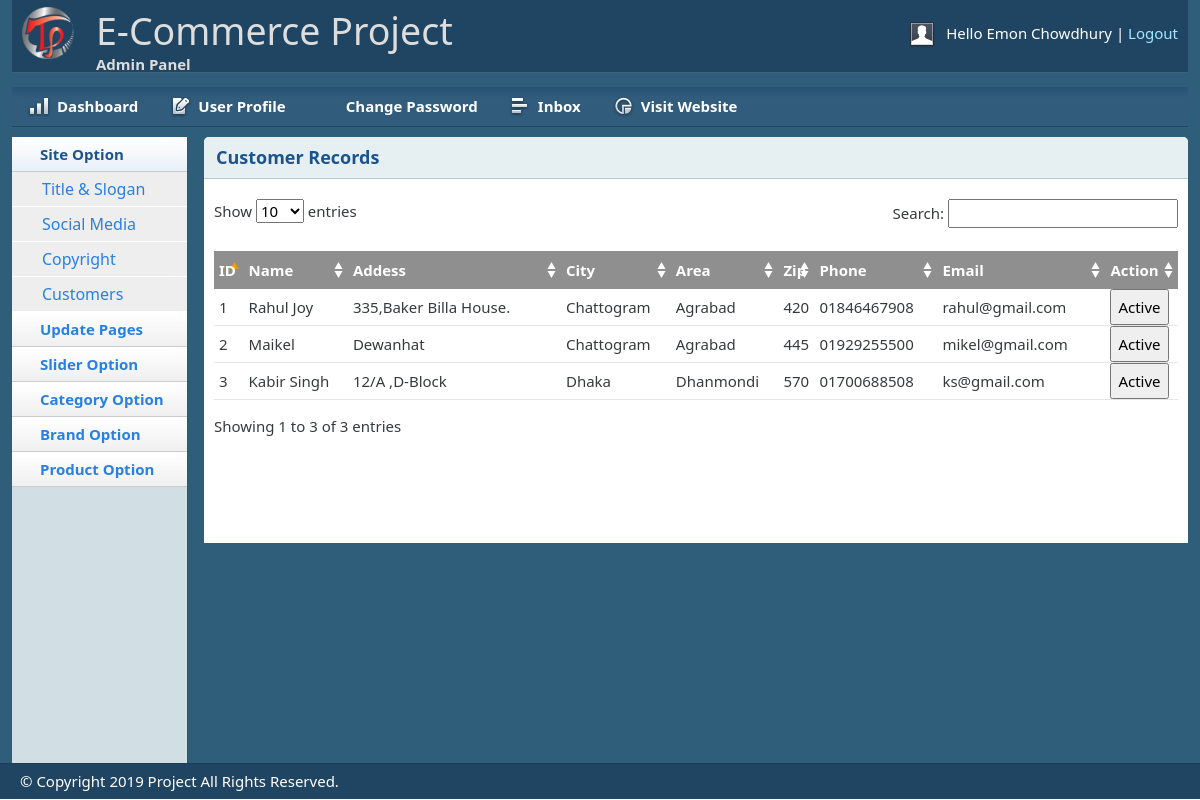
The page /shop/admin/cust_info.php (signed in) on the database its author committed.
### tables this page shows
CREATE TABLE `tbl_customer` (
  `c_id` int(11) NOT NULL,
  `c_name` varchar(255) NOT NULL,
  `c_address` text NOT NULL,
  `c_city` varchar(30) NOT NULL,
  `c_area` varchar(30) NOT NULL,
  `c_zip` varchar(30) NOT NULL,
  `c_phone` varchar(30) NOT NULL,
  `c_email` varchar(255) NOT NULL,
  `c_pass` varchar(32) NOT NULL,
  `c_status` int(11) NOT NULL DEFAULT '0'
);

CREATE TABLE `tbl_city` (
  `city_id` int(11) NOT NULL,
  `city_name` varchar(100) NOT NULL
);

CREATE TABLE `tbl_area` (
  `area_id` int(11) NOT NULL,
  `area_name` varchar(100) NOT NULL,
  `city` varchar(11) NOT NULL
);

### shop/lib/Database.php (called while the page is built, shortened)
<?php
Class Database {
    public $host = DB_HOST;
    public $user = DB_USER;
    public $pass = DB_PASS;
    public $dbname = DB_NAME;
    public $link;
    private function connectDB() {
        $this->link = new mysqli($this->host, $this->user, $this->pass, $this->dbname);
    }
    public function select($query) {
        $result = $this->link->query($query) or die($this->link->error . __LINE__);
        if ($result->num_rows>0) {
            return $result;
        } else {
            return false;
        }
    }
}

### shop/classes/Customer.php (called while the page is built, shortened)
<?php
$filepath = realpath(dirname(__FILE__));
include_once ($filepath . '/../lib/Database.php');
?>
<?php
class Customer {
    private $db;
    public function __construct() {
        $this->db = new Database();
    }
    public function getAllCustomers(){
     $query = "SELECT cust.*,c.city_name,a.area_name
               FROM tbl_customer as cust,tbl_city as c,tbl_area as a
               WHERE cust.c_city = c.city_id AND cust.c_area = a.area_id";
        $result = $this->db->select($query);
        return $result;
    }
}

### shop/admin/cust_info.php (the view, shortened to what this page needs)
<?php include 'inc/header.php';?>
<?php include 'inc/sidebar.php';?>
<?php
$filepath = realpath(dirname(__FILE__));
include_once ($filepath . '/../classes/Customer.php');
?>
<?php
$cmr = new Customer();
?>
<div class="grid_10">
    <div class="box round first grid">
        <h2>Customer Records</h2>
        <div class="block">
            <table class="data display datatable" id="example">
                        <thead>
                               <tr>
                                    <th>ID</th>
                                    <th>Name</th>
                                    <th>Addess</th>
                                    <th>City</th>
                                    <th>Area</th>
                                    <th>Zip</th>
                                    <th>Phone</th>
                                    <th>Email</th>
                                    <th>Action</th>
                                </tr>
                        </thead>
                            <tbody>
                                <?php
                                $getAllCust = $cmr->getAllCustomers();
                                if($getAllCust){
                                        $i=0;
                                    while($result = $getAllCust->fetch_assoc()){
                                            $i++;
                                            ?>
                                    <tr class="">
                                            <td><?php echo $i;?></td>
                                            <td><?php echo $result['c_name'];?></td>
                                            <td><?php echo $result['c_address'];?></td>
                                            <td><?php echo $result['city_name'];?></td>
                                            <td><?php echo $result['area_name'];?></td>
                                            <td><?php echo $result['c_zip'];?></td>
                                            <td><?php echo $result['c_phone'];?></td>
                                            <td><?php echo $result['c_email'];?></td>
                                            <?php if($result['c_status']==0){ ?>
                                            <td><form action="cust_info.php" method="post">
                                                   <input type="hidden" value="<?php echo $result['c_id'] ; ?> " name="cust_active"/>
                                                   <input type="submit" class="" value="DeActive"/>
                                               </form></td>
                                            <?php } else{?>
                                               <td><form action="cust_info.php" method="post">
                                                      <input type="submit" class="" value="Active"/>
                                                  </form></td>
                                              <?php } ?>
                                    </tr>
                                <?php } }?>
                            </tbody>
                        </table>
       </div>
    </div>
</div>
<?php include 'inc/footer.php';

### shop/admin/css/text.css (style rules this page uses)
body { font: 13px/1.5 Tahoma, Helvetica, Arial, 'Liberation Sans', FreeSans, sans-serif; }
h2 { font-size: 23px; }
p, dl, hr, h1, h2, h3, h4, h5, h6, ol, ul, pre, table, address, fieldset { margin-bottom: 20px; }

### shop/admin/css/grid.css (style rules this page uses)
.grid_1, .grid_2, .grid_3, .grid_4, .grid_5, .grid_6, .grid_7, .grid_8, .grid_9, .grid_10, .grid_11, .grid_12, .grid_13, .grid_14, .grid_15, .grid_16 { display: inline; float: left; margin-left: 1%; margin-right: 1%; }
.container_12 .grid_10 { width: 81.333%; }

### shop/admin/css/layout.css (style rules this page uses)
body { background: #fff none repeat scroll 0 0; color: #444; font-size: 14px; padding: 0; }
h1, h2, h3, h4, h5, h6 { line-height:1.2em; margin-bottom:.3em; }
h2 { margin-top:1em; }
.box { background:#fff; margin-bottom:20px; padding:10px 10px 10px 10px; margin-left:-8px; }
.box.grid { padding-bottom:40px; }
.box.round { -moz-border-radius: 5px 5px 0px 0px; -webkit-border-radius: 5px 5px 0px 0px; border-radius: 5px 5px 0px 0px; }
.box h2 { font-size:1.2em; font-weight:bold; color:#1B548D; background:#E6F0F3; margin:-10px -10px 0 -10px; padding:10px 12px; border-bottom:1px solid #B3CBD6; -moz-border-radius: 5px 5px 0px 0px; -webkit-border-radius: 5px 5px 0px 0px; border-radius: 5px 5px 0px 0px; }
.box.first { min-height: 406px; }
.block { padding-top:20px; }
.block { padding-bottom:1px; }
table.display { margin: 0 auto; clear: both; width: 100%; }
.sorting_asc { background: #8f8f8f url(../img/table/sort_asc.png) no-repeat center right; padding:8px 5px; text-align:left; color:#fff; }
.sorting { background:#8f8f8f url(../img/table/sort_both.png) no-repeat center right; padding:8px 5px; text-align:left; color:#fff; }
tr.odd { height: 30px; line-height: 30px; border-bottom:1px solid #e6e6e6; }
tr.even { height: 30px; line-height: 30px; border-bottom:1px solid #e6e6e6; }
tr.odd td, tr.even td { padding-left:5px; }

### rows shown on the page
tbl_customer: c_name "Rahul Joy", c_address "335,Baker Billa House.", tbl_city.city_name "Chattogram", tbl_area.area_name "Agrabad", c_zip "420", c_phone "01846467908", c_email "rahul@gmail.com"
tbl_customer: c_name "Maikel", c_address "Dewanhat", tbl_city.city_name "Chattogram", tbl_area.area_name "Agrabad", c_zip "445", c_phone "01929255500", c_email "mikel@gmail.com"
tbl_customer: c_name "Kabir Singh", c_address "12/A ,D-Block", tbl_city.city_name "Dhaka", tbl_area.area_name "Dhanmondi", c_zip "570", c_phone "01700688508", c_email "ks@gmail.com"

### other values the page prints
Session::get('adminName') "Emon Chowdhury"
